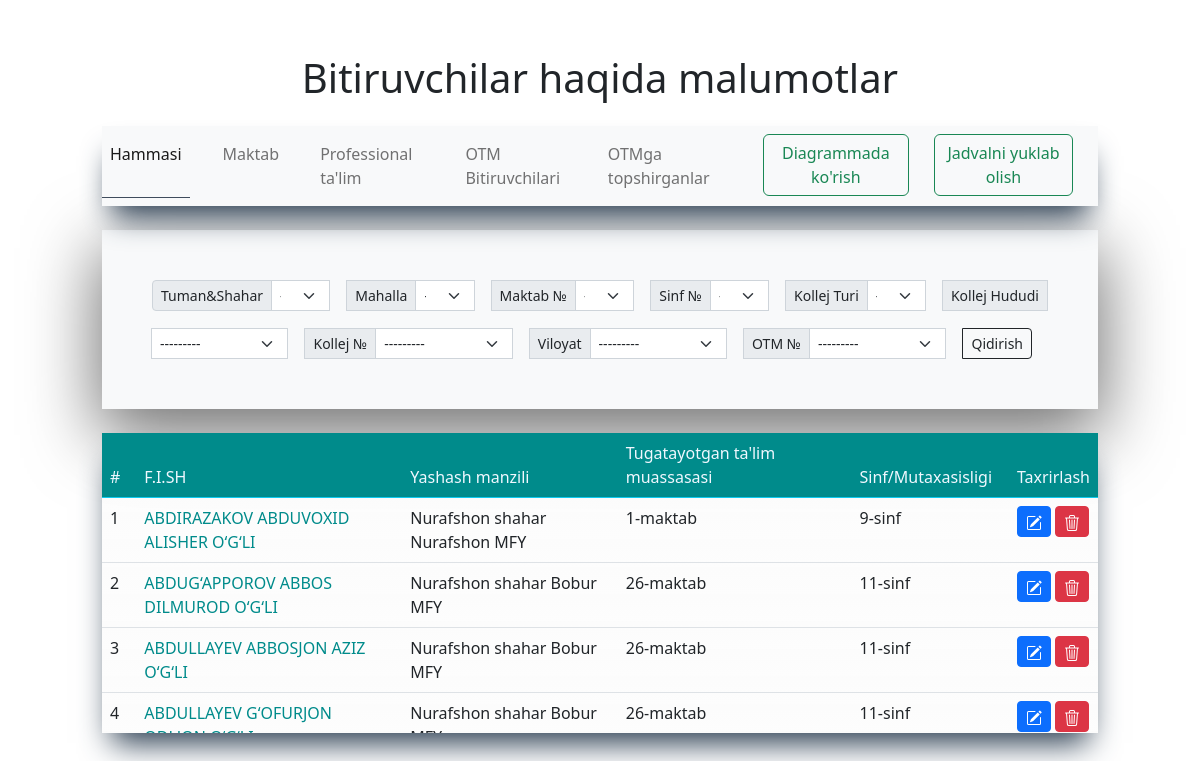
The page /bitiruvchilar/table/ (signed in) on the database as committed earlier.
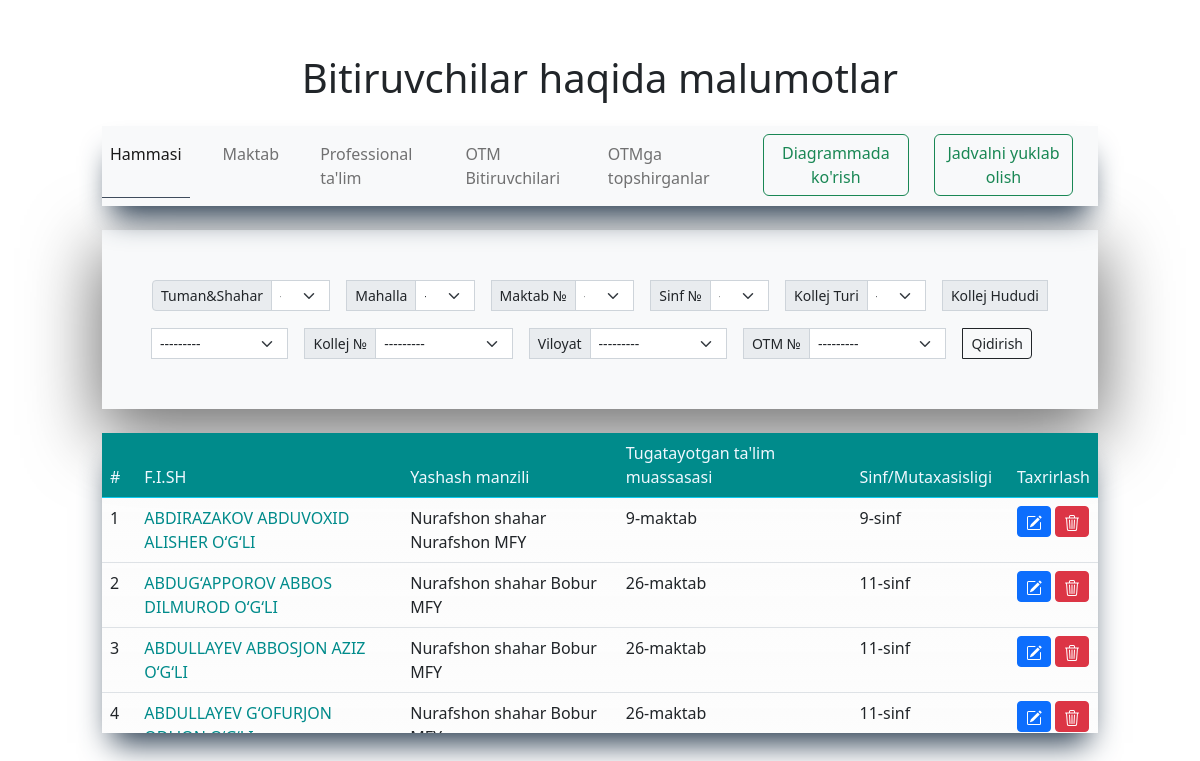
The same page on the database as committed later.
### main/models.py (models this page shows, shortened)
class Bitiruvchi(models.Model):
    f_name = models.CharField(max_length=l, verbose_name="F.I.Sh")
    img  = models.ImageField(default='default/default.png', upload_to='bitiruvchilar-foto/', verbose_name="Rasm")
    t_sana = models.DateField(verbose_name="Tug'ulgan sana", null=True, blank=True)
    jins = models.CharField(max_length=l, choices=jins, verbose_name="Jinsi", default="o'g'il bola")
    tuman = models.ForeignKey(TumanVaShahar, on_delete=models.CASCADE, verbose_name="Yashaydigan tuman(shahar)")
    mahalla = models.ForeignKey(Mahalla, on_delete=models.CASCADE, verbose_name="Mahalla Nomi")
    uy = models.CharField(max_length=l, null=True, blank=True, verbose_name="Ko'cha nomi 45uy")
    phone = models.CharField(max_length=9, verbose_name="Telefon raqam (+998) ", null=True, blank=True)
    email = models.EmailField(max_length=l, verbose_name="E-Pochta", null=True, blank=True)
    imkonyat = models.ManyToManyField(Imkonyat, related_name="abilty", verbose_name="Kompyuter bilimi")
    qiziqish = models.ForeignKey(Qiziqish, related_name="interest", on_delete=models.CASCADE, verbose_name="Qiziqish")
    sport = models.ManyToManyField(Sport, related_name="sport", verbose_name="Qiziqadigan sport turi")
    chettili = models.ManyToManyField(ChetTili, related_name="f_lang")
    idea = models.CharField(verbose_name="Biznes g'oya", max_length=l, choices=yesNo, default="Yoq")
    short_f = models.CharField(max_length=10000, verbose_name="Bizness g'oya haqqida qisqacha (agar bor bo'lsa)", null=True, blank=True)
    add_time = models.DateTimeField(auto_now_add=True)
    def __str__(self):
        return self.f_name

class MaktabBitiruvchisi(Bitiruvchi):
    tuman_mk = models.ForeignKey(TumanVaShahar, on_delete=models.SET_NULL, null=True, blank=True, verbose_name="Maktab manzili")
    maktab = models.ForeignKey(Maktab, on_delete=models.CASCADE, verbose_name="Bitirayotgan maktab")
    sinf = models.CharField(max_length=l, choices=sinf, default='9-sinf', verbose_name="Sinf")
    vil = models.ForeignKey(Vil, related_name="mk_vil", on_delete=models.SET_NULL, null=True, blank=True, verbose_name="OTM manzili")
    otm_name = models.ForeignKey(Universitet, on_delete=models.SET_NULL, null=True, blank=True, verbose_name="Topshirmoqchi bo'lgan OTM Nomi")
    stu_way_un = models.CharField(max_length=l, null=True, blank=True, verbose_name="Mutaxasislik")
    other_un = models.CharField(max_length=l, verbose_name="ChetEl OTM nomi", null=True, blank=True)
    stu_way_ch = models.CharField(max_length=l, null=True, blank=True, verbose_name="Mutaxasislik")
    univer_sity = models.CharField(max_length=l, verbose_name="Topshirmoqchi bo'lgan universitet", null=True, blank=True)

class AutoTime(models.Model):
    name = models.CharField(max_length=l, verbose_name="Nomi")
    add_time = models.DateTimeField(auto_now_add=True)
    def __str__(self):
        return self.name

class Maktab(AutoTime):
    tuman = models.ForeignKey(TumanVaShahar, on_delete=models.CASCADE, verbose_name="Qaysi tuman")
    status = models.CharField(max_length=l, default="O'rta ta'lim maktabi", choices=type_school, blank=True, null=True)
    def __str__(self):
        return f"{super().name}-{self.status}"

class TumanVaShahar(AutoTime):
    status = models.CharField(max_length=l, choices=t_sh, default="shaxar")
    def __str__(self):
        return f"{super().name} {self.status}"

class AutoTime(models.Model):
    name = models.CharField(max_length=l, verbose_name="Nomi")
    add_time = models.DateTimeField(auto_now_add=True)
    def __str__(self):
        return self.name

### main/views.py (the view)
# urls.py: path("table/", Table, name="T"),
def Table(request):
    all_students = Bitiruvchi.objects.all().order_by('f_name')
    all_student_filter = BitiruvchiFilter(request.GET, queryset=all_students)
    all_students = all_student_filter.qs
    return render(request, 'index.html', {
        'all_students':all_students,
        'mkFil':all_student_filter,
    })

### main/custom_context_processor.py (called while the page is built)
def data_avalible(request):
    all_tumanlar = TumanVaShahar.objects.all().order_by('name')
    context = {
        'all_tumanlar':all_tumanlar,
    }
    return context

### main/models.py (called while the page is built)
    def __str__(self):
        return super().__str__()

    def __str__(self):
        return f"{super().__str__()} MFY"

    def __str__(self):
        return super().__str__()

    def __str__(self):
        return super().__str__()

    def __str__(self):
        return super().__str__()

    def __str__(self):
        return super().__str__()

    def __str__(self):
        return super().__str__()

### templates/index.html (shortened to what the changed rows need)
{% extends 'main.html' %}
{% load widget_tweaks %}
{% block content %}
<div class="background-table" >
    <div class="row">
        <div class="col-10 m-auto">
            <h1 class="text-center my-1">Bitiruvchilar haqida malumotlar</h1>
            <div class="table-box">
                <table class="table">
                    <thead class="border-info">
                        <tr>
                            <th scope="col">#</th>
                            <th scope="col">F.I.SH</th>
                            <th scope="col">
                                Yashash manzili
                            </th>
                            <th scope="col">
                                Tugatayotgan ta'lim muassasasi
                            </th>
                            <th scope="col">Sinf/Mutaxasisligi</th>
                            <th class="noExl">Taxrirlash</th>
                        </tr>
                    </thead>
                    <tbody>
                        {% for i in all_students %}
                            <tr>
                                <td>{{ forloop.counter }}</td>
                                <td><a href="{% url 'RE' pk=i.pk %}">{{ i.f_name }}</a></td>
                                <td>{{ i.tuman }} {{ i.mahalla }}</td>
                                {% if i.maktabbitiruvchisi.maktab %}
                                    <td>{{ i.maktabbitiruvchisi.maktab }}</td>
                                    <td>{{ i.maktabbitiruvchisi.sinf }}</td>
                                    <td class="noExl">
                                        <a href="{% url 'EMB' pk=i.pk %}" class="btn btn-primary btn-sm">
                                        </a>
                                        <a href="" class="btn btn-danger btn-sm" data-bs-toggle="modal" data-bs-target="#staticBackdrop{{forloop.counter}}">
                                        </a>
                                    </td>
                                {% endif %}
                            </tr>
                        {% empty %}
                            <tr class="text-center">
                                <td colspan="6">Afsuski siz qidirgan malumotlar topilmadi</td>
                            </tr>
                        {% endfor %}
                    </tbody>
                </table>
            </div>
        </div>
    </div>
    </div>
{% endblock %}

Rows that differ between the two databases and show on the page:
changed Bitiruvchi "ABDIRAZAKOV ABDUVOXID ALISHER O‘G‘LI": maktabbitiruvchisi.maktab "1-maktab" → "9-maktab"
